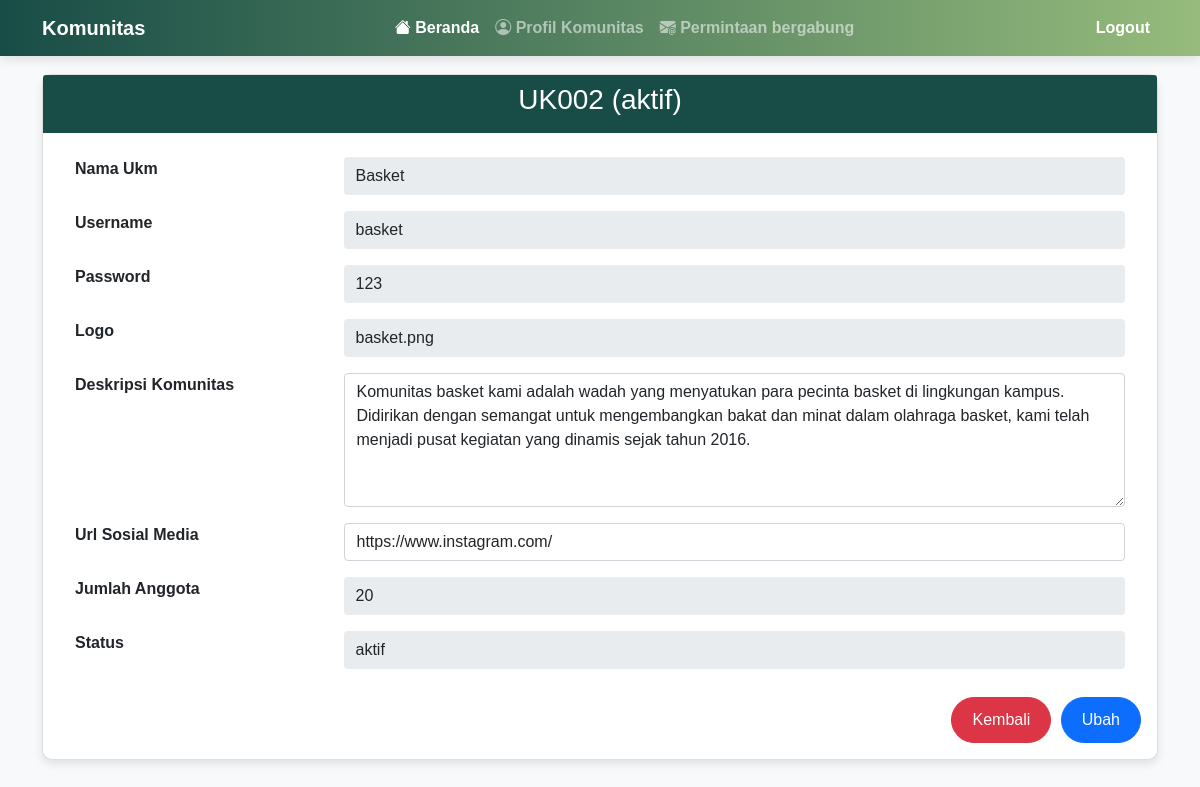
/profilkomunitas.php (signed in), run on the app's committed database.
### tables this page shows
CREATE TABLE `ukm` (
  `id_ukm` varchar(5) NOT NULL,
  `id_user` varchar(5) NOT NULL,
  `logo` text NOT NULL,
  `nama_ukm` varchar(50) NOT NULL,
  `deskripsi` text NOT NULL,
  `sosialmedia` varchar(100) NOT NULL,
  `status` varchar(15) NOT NULL DEFAULT 'non-aktif',
  `jumlah_anggota` int(10) NOT NULL DEFAULT 20
);

CREATE TABLE `user` (
  `id_user` varchar(5) NOT NULL,
  `nama` varchar(50) NOT NULL,
  `username` varchar(10) NOT NULL,
  `password` varchar(10) NOT NULL,
  `level` varchar(15) NOT NULL DEFAULT 'user'
);

### profilkomunitas.php (the view, shortened to what this page needs)
<?php
include 'koneksi.php';
$id = $_SESSION['id_user'];
$sqlTampil = mysqli_query($koneksi, "SELECT * FROM ukm JOIN user ON ukm.id_user = user.id_user WHERE user.id_user ='$id'");
if(mysqli_num_rows($sqlTampil) > 0) {
    $dataTampil = mysqli_fetch_array($sqlTampil);
    $id_ukm = $dataTampil['id_ukm'];
    $username = $dataTampil['username'];
    $password = $dataTampil['password'];
    $nama_ukm = $dataTampil['nama_ukm'];
    $deskripsi = $dataTampil['deskripsi'];
    $sosialmedia = $dataTampil['sosialmedia'];
    $jumlah_anggota = $dataTampil['jumlah_anggota'];
    $status = $dataTampil['status'];
    $logo = $dataTampil['logo'];
} else {
    echo "Data tidak ditemukan";
}
?>
<!DOCTYPE html>
<html lang="en">
<head>
    <link rel="stylesheet" href="https://stackpath.bootstrapcdn.com/bootstrap/4.5.2/css/bootstrap.min.css">
    <?php include 'navbarukm.php' ?>
    <br>
</head>
<body>
    <div class="container">
        <div class="card">
            <div class="card-header">
                <h3 class="card-title"><?php echo $id_ukm; ?> (<?php echo $status; ?>)</h3>
            </div>
            <div class="card-body">
            <form action="" method="post" enctype="multipart/form-data" id="formprofil">
                <ul class="list-group list-group-flush">
                    <li class="list-group-item">
                        <div class="row">
                            <div class="col-md-3"><b>Nama Ukm</b></div>
                            <div class="col-md-9"><input type="text" readonly class="form-control" value="<?php echo $nama_ukm; ?>"></div>
                        </div>
                    </li>
                    <li class="list-group-item">
                        <div class="row">
                            <div class="col-md-3"><b>Username</b></div>
                            <div class="col-md-9"><input type="text" class="form-control" readonly value="<?php echo $username; ?>"></div>
                        </div>
                    </li>
                    <li class="list-group-item">
                        <div class="row">
                            <div class="col-md-3"><b>Password</b></div>
                            <div class="col-md-9"><input type="text" class="form-control" readonly value="<?php echo $password; ?>"></div>
                        </div>
                    </li>
                    <li class="list-group-item">
                        <div class="row">
                            <div class="col-md-3"><b>Logo</b></div>
                            <div class="col-md-9">
                            <?php if ($logo) { ?>
                                <input type="text" class="form-control" readonly value="<?php echo $logo; ?>">
                            <?php } else { ?>
                                <input type="file" class="form-control" name="logo" autocomplete="off" required>
                            <?php } ?> </div>
                        </div>
                    </li>
                    <li class="list-group-item">
                        <div class="row">
                            <div class="col-md-3"><b>Deskripsi Komunitas</b></div>
                            <div class="col-md-9"><textarea class="form-control" name="deskripsi" id="deskripsi" rows="5"><?php echo $deskripsi; ?></textarea></div>
                        </div>
                    </li>
                    <li class="list-group-item">
                        <div class="row">
                            <div class="col-md-3"><b> Url Sosial Media</b></div>
                            <div class="col-md-9"><input type="text" class="form-control" name="sosialmedia" id="sosialmedia" value="<?php echo $sosialmedia; ?>"></div>
                        </div>
                    </li>
                    <li class="list-group-item">
                        <div class="row">
                            <div class="col-md-3"><b>Jumlah Anggota</b></div>
                            <div class="col-md-9"><input type="text" class="form-control" readonly value="<?php echo $jumlah_anggota; ?>"></div>
                        </div>
                    </li>
                    <li class="list-group-item">
                        <div class="row">
                            <div class="col-md-3"><b>Status</b></div>
                            <div class="col-md-9"><input type="text" class="form-control" readonly value="<?php echo $status; ?>"></div>
                        </div>
                    </li>
                </ul>
                <div id="pesan-sekarang" class="text-right">
                <a href="home.php" class="btn btn-danger">Kembali</a>
                <?php if ($status == "non-aktif") { ?>
                    <button type="submit" class="btn btn-primary" name="ubah" onclick="return confirm('Ingin menyimpan data?')">Aktifkan Komunitas sekarang</button>
                <?php } else { ?>
                    <button type="submit" class="btn btn-primary" name="ubah" onclick="return confirm('Ingin update data?')">Ubah</button>
                <?php } ?>
                </div>
            </form>
            </div>
        </div>
    </div>
</body>
</html>

### profilkomunitas.php (style rules this page uses)
body { background-color: #f8f9fa; font-family: Arial, sans-serif; color: #333; margin: 0; padding: 0; }
.container { margin-top: 50px; }
.card { border-radius: 10px; box-shadow: 0 4px 8px rgba(0, 0, 0, 0.1); }
.card-header { background-color: #184D47; color: #fff; border-bottom: none; border-top-left-radius: 10px; border-top-right-radius: 10px; }
.card-body { background-color: #fff; border-bottom-left-radius: 10px; border-bottom-right-radius: 10px; }
.card-title { text-align: center; }
.list-group-item { border: none; }
#pesan-sekarang { text-align: center; margin-top: 20px; }
input.form-control[readonly], textarea.form-control[readonly] { border: none; }
#pesan-sekarang .btn { border-radius: 30px; font-size: 16px; padding: 10px 20px; margin-left: 5px; }

### data on the page
ukm: id_ukm "UK002", status "aktif", nama_ukm "Basket", id_user.username "basket", id_user.password "123", logo "basket.png", deskripsi "Komunitas basket kami adalah wadah yang menyatukan para pecinta basket di lingkungan kampus. Didirikan dengan semangat untuk mengembangkan bakat dan minat dalam olahraga basket, kami telah menjadi pusat kegiatan yang dinamis sejak tahun 2016.", sosialmedia "https://www.instagram.com/", jumlah_anggota "20"
